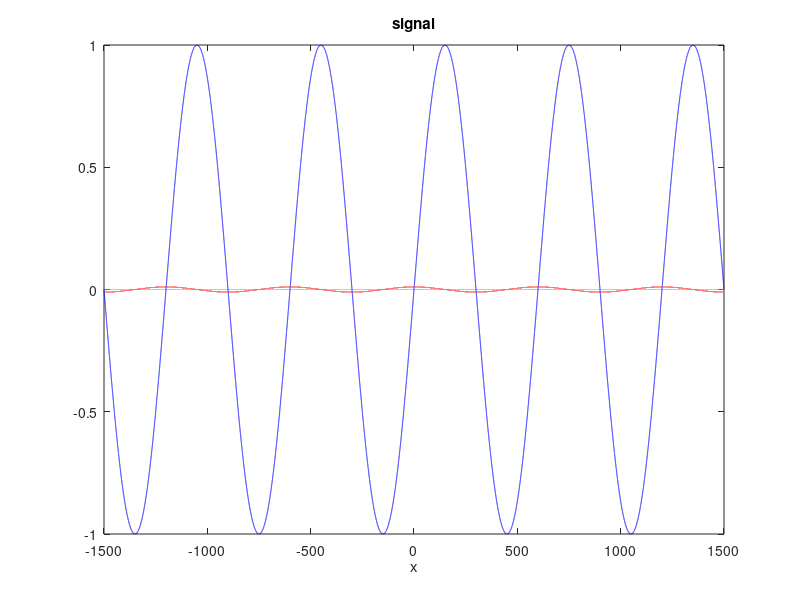

Source code (MATLAB): (Note: this script raises an error after producing the figure.)
% Derivative tests for Fornberg (1998) Lagrange polynomial derivatives
% Bryan Kaiser
% 12/20/15

close all
clear all
clc

% =============================================================================
% domain parameters

Lx = 3000.0; % km, domain size
Lxcenter = 0.0; % x value @ the center of the grid
N = 2^16; % series length (must be at least even)
dx = Lx/N; % km, uniform longitudinal grid spacing
x = [0.5*dx:dx:dx*N]-(Lx/2.0-Lxcenter); % km, centered uniform grid

% =============================================================================
% signal

k = 2.0*pi/(Lx/5.0);
s = sin(x.*k);
dsdx = cos(x.*k).*k;
d2sdx2 = -sin(x.*k).*k^2;

figure(1)
plot(x,s,'b',x,dsdx,'r',x,d2sdx2,'g')
xlabel('x')
title('signal')


% =============================================================================
% compute the uniform grid weights

c = weights(x(3),x(1:5),4,2)'; % 5 point stencil weights
dsF = zeros(1,N); % derivative of the input function
m = 1; % order of the derivative

dsF = zeros(1,N);
for j = 3:N-2      
        jm2 = j-2;
        jp2 = j+2;
        dsF(1,j) = c(m+1,:)*s(jm2:jp2)';
end
error = abs(dsdx-dsF);

figure(2)
semilogy(x(3:N-2),error(3:N-2),'k')
xlabel('x')
title('Lagrange polynomial 1st derivative error')

